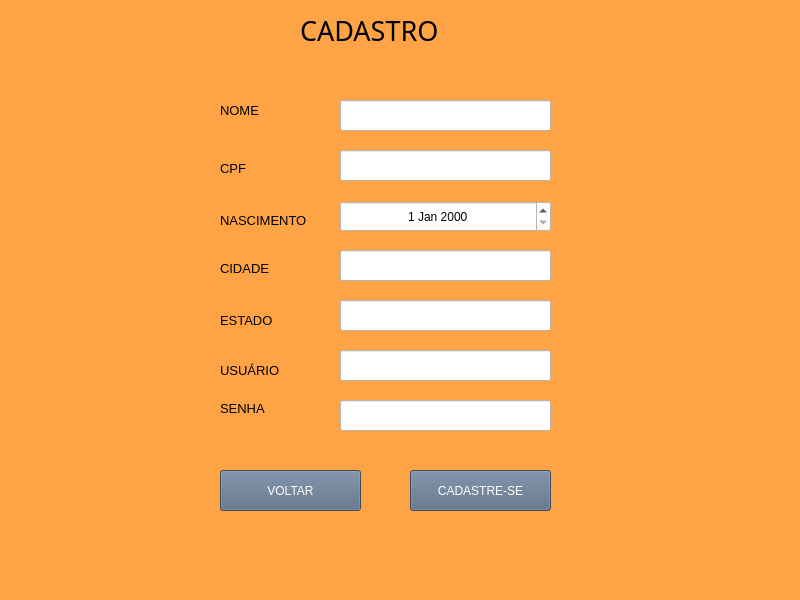
<?xml version="1.0" encoding="UTF-8"?>
<ui version="4.0">
 <class>MainWindow</class>
 <widget class="QMainWindow" name="MainWindow">
  <property name="geometry">
   <rect>
    <x>0</x>
    <y>0</y>
    <width>800</width>
    <height>600</height>
   </rect>
  </property>
  <property name="font">
   <font>
    <pointsize>13</pointsize>
   </font>
  </property>
  <property name="windowTitle">
   <string>MainWindow</string>
  </property>
  <property name="styleSheet">
   <string notr="true">background-color: rgb(255, 164, 70);</string>
  </property>
  <widget class="QWidget" name="centralwidget">
   <widget class="QLabel" name="label">
    <property name="geometry">
     <rect>
      <x>300</x>
      <y>10</y>
      <width>261</width>
      <height>41</height>
     </rect>
    </property>
    <property name="font">
     <font>
      <family>MV Boli</family>
      <pointsize>20</pointsize>
      <weight>50</weight>
      <italic>false</italic>
      <bold>false</bold>
     </font>
    </property>
    <property name="styleSheet">
     <string notr="true">font: 20pt &quot;MV Boli&quot;;
</string>
    </property>
    <property name="text">
     <string>CADASTRO </string>
    </property>
   </widget>
   <widget class="QLabel" name="label_2">
    <property name="geometry">
     <rect>
      <x>220</x>
      <y>210</y>
      <width>111</width>
      <height>20</height>
     </rect>
    </property>
    <property name="font">
     <font>
      <pointsize>10</pointsize>
     </font>
    </property>
    <property name="text">
     <string>NASCIMENTO</string>
    </property>
    <property name="alignment">
     <set>Qt::AlignLeading|Qt::AlignLeft|Qt::AlignVCenter</set>
    </property>
   </widget>
   <widget class="QLabel" name="label_3">
    <property name="geometry">
     <rect>
      <x>220</x>
      <y>260</y>
      <width>71</width>
      <height>16</height>
     </rect>
    </property>
    <property name="font">
     <font>
      <pointsize>10</pointsize>
     </font>
    </property>
    <property name="text">
     <string>CIDADE</string>
    </property>
    <property name="alignment">
     <set>Qt::AlignLeading|Qt::AlignLeft|Qt::AlignVCenter</set>
    </property>
   </widget>
   <widget class="QLineEdit" name="lineEdit_2">
    <property name="geometry">
     <rect>
      <x>340</x>
      <y>250</y>
      <width>211</width>
      <height>31</height>
     </rect>
    </property>
    <property name="statusTip">
     <string/>
    </property>
    <property name="styleSheet">
     <string notr="true">background-color: rgb(255, 255, 255);</string>
    </property>
    <property name="dragEnabled">
     <bool>true</bool>
    </property>
   </widget>
   <widget class="QPushButton" name="pushButton_2">
    <property name="geometry">
     <rect>
      <x>410</x>
      <y>470</y>
      <width>141</width>
      <height>41</height>
     </rect>
    </property>
    <property name="styleSheet">
     <string notr="true">background-color: rgb(86, 105, 129);
font: 10pt &quot;MS Shell Dlg 2&quot;;
color: rgb(255, 255, 255);</string>
    </property>
    <property name="text">
     <string>CADASTRE-SE</string>
    </property>
   </widget>
   <widget class="QLabel" name="label_5">
    <property name="geometry">
     <rect>
      <x>220</x>
      <y>160</y>
      <width>55</width>
      <height>16</height>
     </rect>
    </property>
    <property name="font">
     <font>
      <pointsize>10</pointsize>
     </font>
    </property>
    <property name="text">
     <string>CPF</string>
    </property>
    <property name="alignment">
     <set>Qt::AlignLeading|Qt::AlignLeft|Qt::AlignVCenter</set>
    </property>
   </widget>
   <widget class="QLabel" name="label_6">
    <property name="geometry">
     <rect>
      <x>220</x>
      <y>100</y>
      <width>71</width>
      <height>20</height>
     </rect>
    </property>
    <property name="font">
     <font>
      <pointsize>10</pointsize>
     </font>
    </property>
    <property name="text">
     <string>NOME</string>
    </property>
    <property name="alignment">
     <set>Qt::AlignLeading|Qt::AlignLeft|Qt::AlignVCenter</set>
    </property>
   </widget>
   <widget class="QLineEdit" name="lineEdit_3">
    <property name="geometry">
     <rect>
      <x>340</x>
      <y>100</y>
      <width>211</width>
      <height>31</height>
     </rect>
    </property>
    <property name="styleSheet">
     <string notr="true">background-color: rgb(255, 255, 255);
</string>
    </property>
   </widget>
   <widget class="QLineEdit" name="lineEdit_4">
    <property name="geometry">
     <rect>
      <x>340</x>
      <y>150</y>
      <width>211</width>
      <height>31</height>
     </rect>
    </property>
    <property name="statusTip">
     <string/>
    </property>
    <property name="styleSheet">
     <string notr="true">background-color: rgb(255, 255, 255);</string>
    </property>
    <property name="dragEnabled">
     <bool>true</bool>
    </property>
   </widget>
   <widget class="QLabel" name="label_4">
    <property name="geometry">
     <rect>
      <x>220</x>
      <y>360</y>
      <width>81</width>
      <height>20</height>
     </rect>
    </property>
    <property name="font">
     <font>
      <pointsize>10</pointsize>
     </font>
    </property>
    <property name="text">
     <string>USUÁRIO</string>
    </property>
    <property name="alignment">
     <set>Qt::AlignLeading|Qt::AlignLeft|Qt::AlignVCenter</set>
    </property>
   </widget>
   <widget class="QLabel" name="label_7">
    <property name="geometry">
     <rect>
      <x>220</x>
      <y>310</y>
      <width>71</width>
      <height>20</height>
     </rect>
    </property>
    <property name="font">
     <font>
      <pointsize>10</pointsize>
     </font>
    </property>
    <property name="text">
     <string>ESTADO</string>
    </property>
    <property name="alignment">
     <set>Qt::AlignLeading|Qt::AlignLeft|Qt::AlignVCenter</set>
    </property>
   </widget>
   <widget class="QLineEdit" name="lineEdit_5">
    <property name="geometry">
     <rect>
      <x>340</x>
      <y>300</y>
      <width>211</width>
      <height>31</height>
     </rect>
    </property>
    <property name="styleSheet">
     <string notr="true">background-color: rgb(255, 255, 255);
</string>
    </property>
   </widget>
   <widget class="QLineEdit" name="lineEdit_6">
    <property name="geometry">
     <rect>
      <x>340</x>
      <y>350</y>
      <width>211</width>
      <height>31</height>
     </rect>
    </property>
    <property name="statusTip">
     <string/>
    </property>
    <property name="styleSheet">
     <string notr="true">background-color: rgb(255, 255, 255);</string>
    </property>
    <property name="dragEnabled">
     <bool>true</bool>
    </property>
   </widget>
   <widget class="QLabel" name="label_8">
    <property name="geometry">
     <rect>
      <x>220</x>
      <y>400</y>
      <width>55</width>
      <height>16</height>
     </rect>
    </property>
    <property name="font">
     <font>
      <pointsize>10</pointsize>
     </font>
    </property>
    <property name="text">
     <string>SENHA</string>
    </property>
    <property name="alignment">
     <set>Qt::AlignLeading|Qt::AlignLeft|Qt::AlignVCenter</set>
    </property>
   </widget>
   <widget class="QLineEdit" name="lineEdit_7">
    <property name="geometry">
     <rect>
      <x>340</x>
      <y>400</y>
      <width>211</width>
      <height>31</height>
     </rect>
    </property>
    <property name="statusTip">
     <string/>
    </property>
    <property name="styleSheet">
     <string notr="true">background-color: rgb(255, 255, 255);</string>
    </property>
    <property name="inputMethodHints">
     <set>Qt::ImhHiddenText|Qt::ImhNoAutoUppercase|Qt::ImhNoPredictiveText|Qt::ImhSensitiveData</set>
    </property>
    <property name="echoMode">
     <enum>QLineEdit::Password</enum>
    </property>
    <property name="dragEnabled">
     <bool>true</bool>
    </property>
   </widget>
   <widget class="QDateEdit" name="dateEdit">
    <property name="geometry">
     <rect>
      <x>340</x>
      <y>201</y>
      <width>211</width>
      <height>31</height>
     </rect>
    </property>
    <property name="layoutDirection">
     <enum>Qt::LeftToRight</enum>
    </property>
    <property name="styleSheet">
     <string notr="true">background-color: rgb(255, 255, 255);</string>
    </property>
    <property name="alignment">
     <set>Qt::AlignCenter</set>
    </property>
   </widget>
   <widget class="QPushButton" name="pushButton_3">
    <property name="geometry">
     <rect>
      <x>220</x>
      <y>470</y>
      <width>141</width>
      <height>41</height>
     </rect>
    </property>
    <property name="styleSheet">
     <string notr="true">background-color: rgb(86, 105, 129);
font: 10pt &quot;MS Shell Dlg 2&quot;;
color: rgb(255, 255, 255);</string>
    </property>
    <property name="text">
     <string>VOLTAR</string>
    </property>
   </widget>
  </widget>
  <widget class="QMenuBar" name="menubar">
   <property name="geometry">
    <rect>
     <x>0</x>
     <y>0</y>
     <width>800</width>
     <height>26</height>
    </rect>
   </property>
  </widget>
  <widget class="QStatusBar" name="statusbar"/>
 </widget>
 <resources/>
 <connections/>
</ui>
